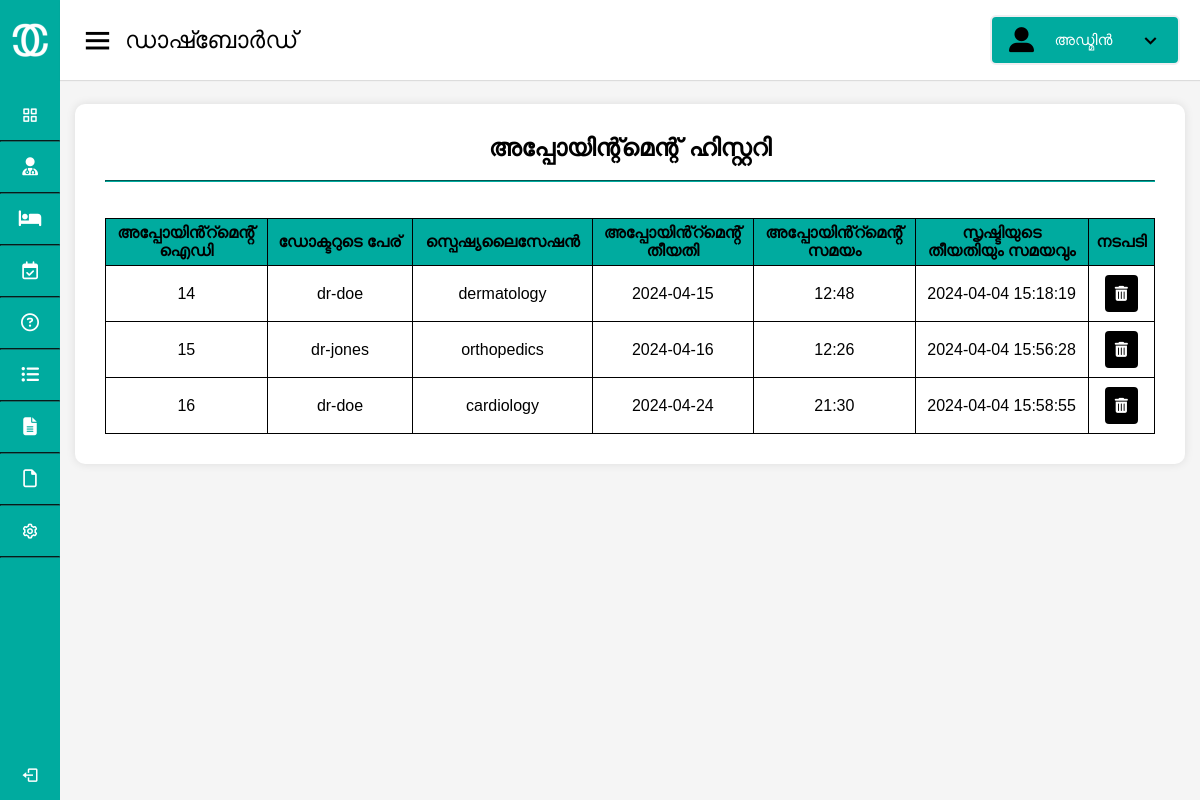
The page /lang/Admin/appointments.php on the database as committed earlier.
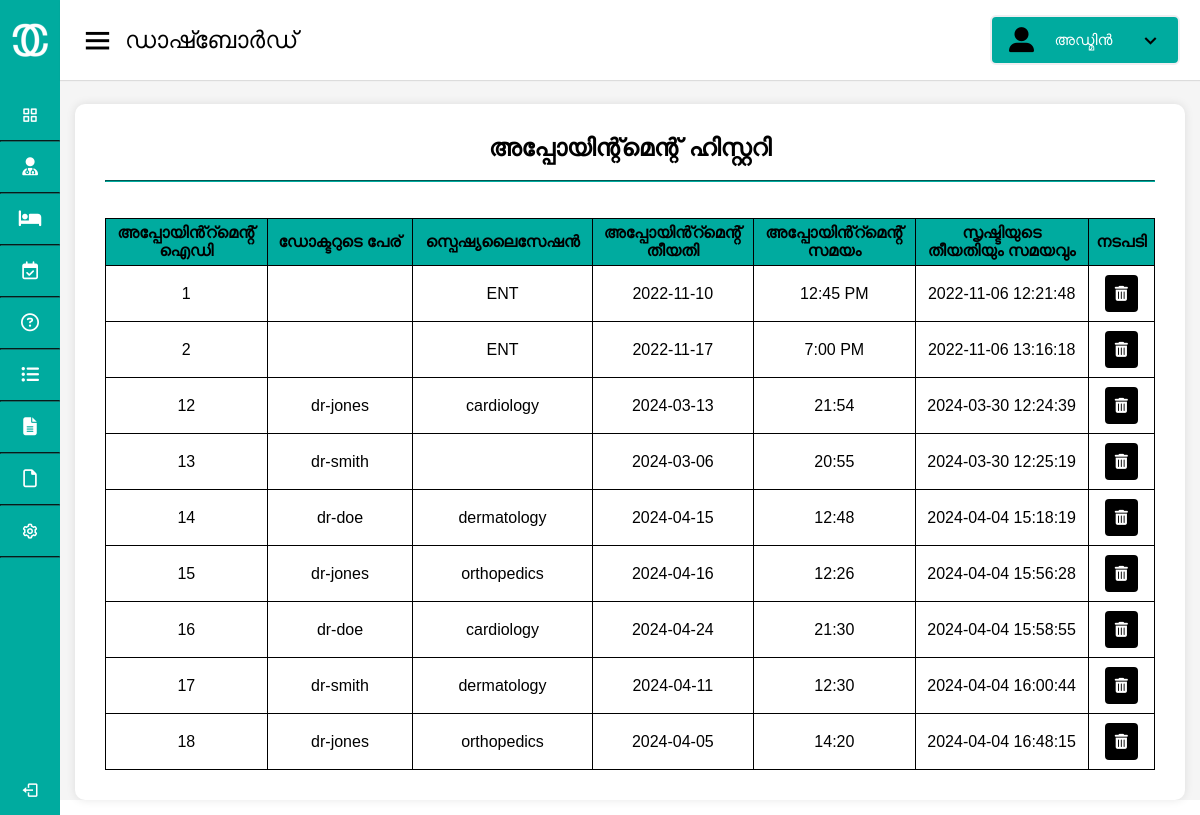
The same page on the database as committed later.
### tables this page shows
CREATE TABLE `appointment` (
  `id` int(11) NOT NULL,
  `doctorSpecialization` varchar(255) DEFAULT NULL,
  `doctor` varchar(255) NOT NULL,
  `consultancyFees` int(11) DEFAULT NULL,
  `appointmentDate` varchar(255) DEFAULT NULL,
  `appointmentTime` varchar(255) DEFAULT NULL,
  `postingDate` timestamp NULL DEFAULT current_timestamp(),
  `updationDate` timestamp NULL DEFAULT NULL ON UPDATE current_timestamp()
);

### lang/Admin/appointments.php (the view, shortened to what this page needs)
<!DOCTYPE html>
<html lang="en" dir="ltr">
  <head>
    <link rel="stylesheet" href="style.css" />
    <link href="https://unpkg.com/boxicons@2.0.7/css/boxicons.min.css" rel="stylesheet" />
  </head>
  <body onload="onload()">
    <div class="sidebar">
      <div class="logo-details">
        <img src="logo.png" alt="logo">
        <span class="logo_name">ക്യൂർക്കണെക്റ്റ്</span>
      </div>
      <ul class="nav-links">
        <li>
          <a href="index.html" >
            <i class="bx bx-grid-alt"></i>
            <span class="links_name">ഡാഷ്ബോർഡ്</span>
          </a>
        </li>
        <hr>
        <li>
          <a href="doctors.php">
            <i class="fa-solid fa-user-doctor"></i>
            <span class="links_name">ഡോക്ടർമാർ</span>
          </a>
          </li>
          <hr>
        <li>
          <a href="patients.php">
            <i class="fa-solid fa-bed"></i>
            <span class="links_name">രോഗികൾ</span>
          </a>
        </li>
        <hr>
        <li>
          <a href="appointments.php">
            <i class="fa-regular fa-calendar-check"></i>
            <span class="links_name">അപ്പോയിന്റ്മെന്റുകൾ</span>
          </a>
        </li>
        <hr>
        <li>
          <a href="queries.php">
            <i class="fa-regular fa-circle-question"></i>
            <span class="links_name">അന്വേഷണങ്ങൾ</span>
          </a>
        </li>
        <hr>
        <li>
          <a href="session-logs.php">
            <i class="fa-solid fa-list-ul"></i>
            <span class="links_name">സെഷൻ <br>ലോഗുകൾ</span>
          </a>
        </li>
        <hr>
        <li>
          <a href="report.html">
            <i class="fa-solid fa-file-lines"></i>
            <span class="links_name">റിപ്പോർട്ടുകൾ</span>
          </a>
        </li>
        <hr>
        <li>
          <a href="pages.html">
            <i class="fa-regular fa-file"></i>
            <span class="links_name">പേജുകൾ</span>
          </a>
        </li>
        <hr>
        <li>
          <a href="settings.html">
            <i class="bx bx-cog"></i>
            <span class="links_name">സെറ്റിംഗ്സ്</span>
          </a>
        </li>
        <hr>
        <li class="log_out">
          <a href="logout.php">
            <i class="bx bx-log-out"></i>
            <span class="links_name">ലോഗ് ഔട്ട്</span>
          </a>
        </li>
      </ul>
    </div>
    <section class="home-section">
    <nav>
        <div class="sidebar-button">
          <i class="bx bx-menu sidebarBtn"></i>
          <span class="dashboard">ഡാഷ്ബോർഡ്</span>
        </div>
        <button class="profile-details dropbtn dropdown" onclick="toggleDropdown()">
          <i class="fa-solid fa-user-large"></i>
          <span class="admin_name">അഡ്മിൻ</span>
          <i class="bx bx-chevron-down"></i>
        </button>
      </nav>
      <div class="home-content">
        <div class="main">
          <div class="main-head">
            <h2>അപ്പോയിന്റ്മെന്റ് ഹിസ്റ്ററി</h2><br><hr><br><br>
          </div>
          <div class="table-container">
<table>
  <tr>
    <th>അപ്പോയിൻ്റ്മെൻ്റ് <br>ഐഡി</th>
    <th>ഡോക്ടറുടെ പേര്</th>
    <th>സ്പെഷ്യലൈസേഷൻ</th>
    <th>അപ്പോയിൻ്റ്മെൻ്റ് <br>തീയതി</th>
    <th>അപ്പോയിൻ്റ്മെൻ്റ് <br>സമയം</th>
    <th>സൃഷ്ടിയുടെ <br>തീയതിയും സമയവും</th>
    <th>നടപടി</th>
  </tr>
  <?php
$servername = "localhost";
$username = "root";
$password = '';
$dbname = "hms";
$conn = new mysqli($servername, $username, $password, $dbname);
$sql = "SELECT * FROM appointment";
$result = $conn->query($sql);
if ($result->num_rows > 0) {
    while ($row = $result->fetch_assoc()) {
        echo "<tr>";
        echo "<td>" . $row['id'] . "</td>";;
        echo "<td>" . $row['doctor'] . "</td>";
        echo "<td>" . $row['doctorSpecialization'] . "</td>";
        echo "<td>" . $row['appointmentDate'] . "</td>";
        echo "<td>" . $row['appointmentTime'] . "</td>";
        echo "<td>" . $row['postingDate'] . "</td>";
        echo "<td>
        <a href='delete.php? deleteid=".$row['id']."'>
        <button class='delete'><i class='fas fa-trash-can'></i></button>
        </a>
              </td>";
        echo "</tr>";
    }
} else {
    echo "<tr><td colspan='7'>No appointments found</td></tr>";
}
?>
</table>
</div>
        </div>
      </div>
    </section>
  </body>
</html>

Rows that differ between the two databases and show on the page:
added appointment: id "1", doctorSpecialization "ENT", appointmentDate "2022-11-10", appointmentTime "12:45 PM", postingDate "2022-11-06 12:21:48"
added appointment: id "2", doctorSpecialization "ENT", appointmentDate "2022-11-17", appointmentTime "7:00 PM", postingDate "2022-11-06 13:16:18"
added appointment: id "12", doctor "dr-jones", doctorSpecialization "cardiology", appointmentDate "2024-03-13", appointmentTime "21:54", postingDate "2024-03-30 12:24:39"
added appointment: id "13", doctor "dr-smith", appointmentDate "2024-03-06", appointmentTime "20:55", postingDate "2024-03-30 12:25:19"
added appointment: id "17", doctor "dr-smith", doctorSpecialization "dermatology", appointmentDate "2024-04-11", appointmentTime "12:30", postingDate "2024-04-04 16:00:44"
added appointment: id "18", doctor "dr-jones", doctorSpecialization "orthopedics", appointmentDate "2024-04-05", appointmentTime "14:20", postingDate "2024-04-04 16:48:15"
